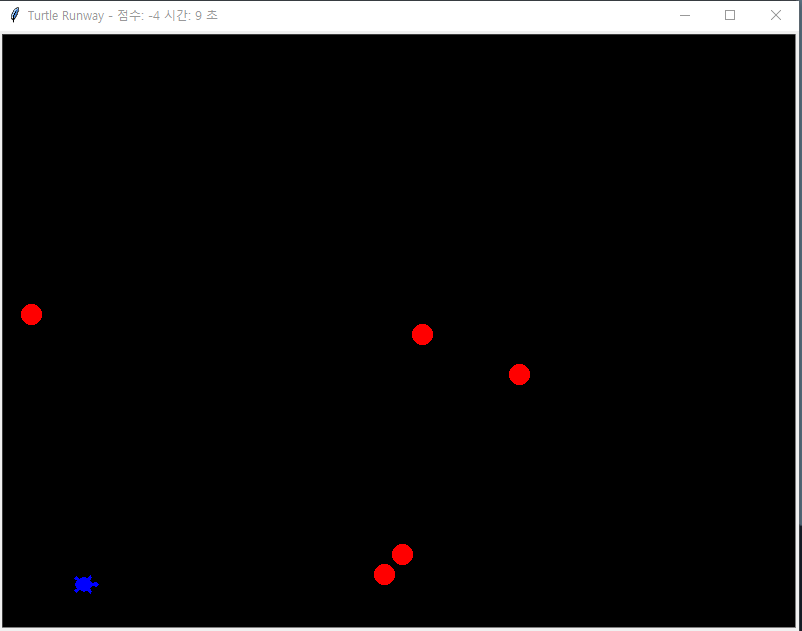

Python code for this plot:

import turtle
import random
import time

# 창 설정
win = turtle.Screen()
win.title("Turtle Runway")
win.bgcolor("black")
win.setup(width=800, height=600)

# 점수 초기화
score = 0

# 시간 설정
start_time = time.time()
game_duration = 30  # 게임 시간 (초)

# 거북이 설정
player = turtle.Turtle()
player.shape("turtle")
player.color("blue")
player.penup()
player.speed(0)
player.goto(0, -250)

# 이동 함수
def move_left():
    x = player.xcor()
    x -= 20
    if x < -380:
        x = -380
    player.setx(x)

def move_right():
    x = player.xcor()
    x += 20
    if x > 380:
        x = 380
    player.setx(x)
def move_up():
    y = player.ycor()
    y += 20
    if y > 280:
        y = 280
    player.sety(y)

def move_down():
    y = player.ycor()
    y -= 20
    if y < -280:
        y = -280
    player.sety(y)    

# 거북이 이동 설정
win.listen()
win.onkey(move_left, "Left")
win.onkey(move_right, "Right")
win.onkey(move_up, "Up")
win.onkey(move_down, "Down")

# 생성된 랜덤 오브젝트 설정
def create_obstacle():
    obstacle = turtle.Turtle()
    obstacle.speed(0)
    obstacle.shape("circle")
    obstacle.color("red")
    obstacle.penup()
    obstacle.goto(random.randint(-380, 380), 280)
    obstacle.dy = -20  # 내려오는 속도

    return obstacle

obstacles = []

# 게임 루프
while True:
    for obstacle in obstacles:
        y = obstacle.ycor()
        y += obstacle.dy
        obstacle.sety(y)

        # 충돌 검사
        if player.distance(obstacle) < 20:
            score -= 1  # 충돌하면 점수 감점
            obstacle.goto(0, 1000)  # 임시로 화면 밖으로 보냄

        # 화면 아래 도달하면 삭제
        if y < -300:
            obstacles.remove(obstacle)
            obstacle.hideturtle()

    # 새로운 장애물 생성
    if random.randint(1, 10) == 1:
        new_obstacle = create_obstacle()
        obstacles.append(new_obstacle)

    # 시간 및 점수 업데이트
    elapsed_time = int(time.time() - start_time)
    remaining_time = max(0, game_duration - elapsed_time)

    win.title(f"Turtle Runway - 점수: {score} 시간: {remaining_time} 초")

    if remaining_time <= 0:
        break

    time.sleep(0.1)  # 게임 속도 조절

# 게임 종료 후 정리
win.title(f"Turtle Runway - 게임 종료. 최종 점수: {score}")
time.sleep(2)  # 결과 화면 보여주기 위해 잠시 대기
win.bye()  # 게임 종료
